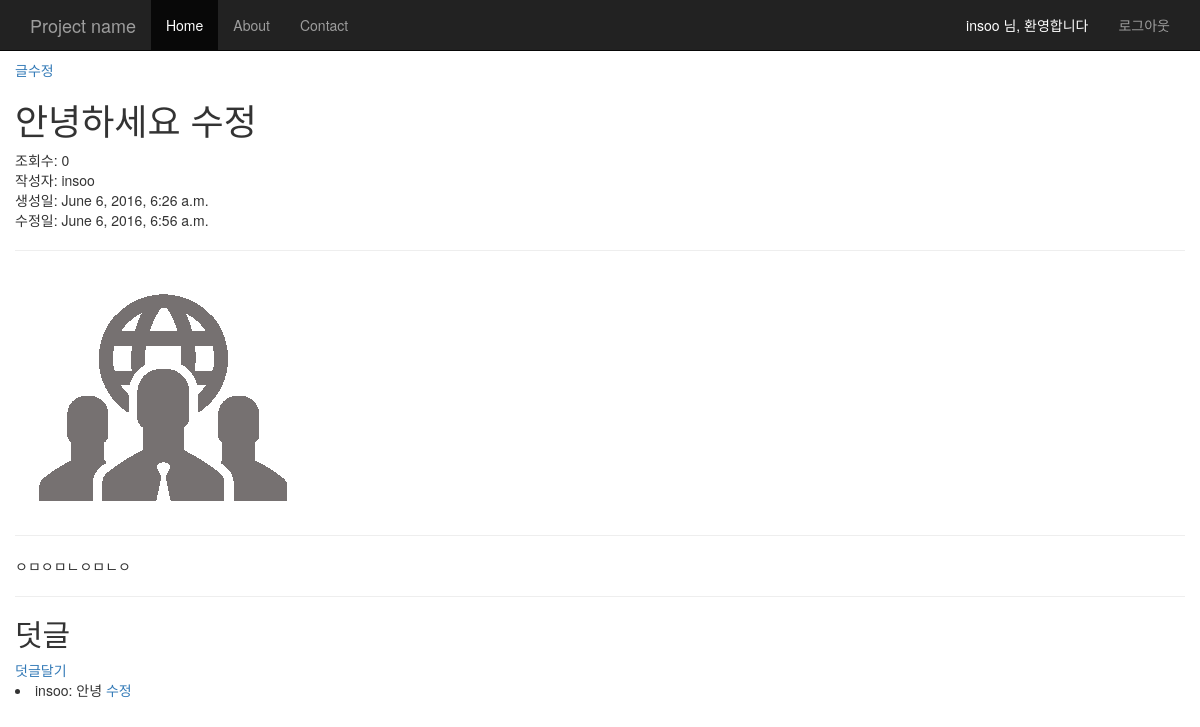
The page /blog/3/ (signed in) on the database its author committed.
### blog/models.py (models this page shows, shortened)
class Post(models.Model):
    title = models.CharField(max_length=200)
    content = models.TextField()
    author = models.ForeignKey(settings.AUTH_USER_MODEL)
    photo = models.FileField(default="")
    view = models.IntegerField(default=0)
    created_at = models.DateTimeField(auto_now_add=True)
    updated_at = models.DateTimeField(auto_now=True)

class Comment(models.Model):
    post = models.ForeignKey(Post)
    message = models.TextField()
    commenter = models.ForeignKey(settings.AUTH_USER_MODEL)
    created_at = models.DateTimeField(auto_now_add=True)
    updated_at = models.DateTimeField(auto_now=True)

### blog/views.py (the view)
# urls.py: url(r'^(?P<pk>\d+)/$', views.detail, name='detail'),
@login_required
def detail(request, pk):
    post_detail = get_object_or_404(Post, pk=pk)
    return render(request, 'blog/detail.html', {'post_detail':post_detail})

### blog/templates/blog/detail.html
{% extends "blog/base.html" %}
{% block content %}
    <div class="row">
        <a href="{% url 'blog:post_edit' post_detail.pk %}">글수정</a>
        <h1>{{ post_detail.title }}</h1>
        조회수: {{ post_detail.view }}<br>
        작성자: {{ post_detail.author }}<br>
        생성일: {{ post_detail.created_at }}<br>
        수정일: {{ post_detail.updated_at }}<hr/>
        <img src="{{ post_detail.photo.url }}"/><hr/>
        {{ post_detail.content }}<br><hr/>
        <div>
            <h2>덧글</h2>
            <a href="{% url 'blog:comment_new' post_detail.pk %}">덧글달기</a>
            {% if post_detail.comment_set.all %}
                {% for comment in post_detail.comment_set.all %}
                    <li>
                        {{ comment.commenter }}: {{ comment.message }}
                        <a href="{% url 'blog:comment_edit' post_detail.pk comment.pk %}">수정</a>
                    </li>
                {% endfor %}
            {% else %}
                <h3> 등록된 덧글이 없습니다 </h3>
            {% endif %}
        </div>
    </div>
{% endblock %}

### blog/templates/blog/base.html (shortened to what this page needs)
<!doctype html>
<html>
<head>
<link rel="stylesheet" href="https://maxcdn.bootstrapcdn.com/bootstrap/3.3.6/css/bootstrap.min.css" />
</head>
<body>
    <nav class="navbar navbar-inverse navbar-fixed-top">
      <div class="container">
        <div class="navbar-header">
          <a class="navbar-brand" href="#">Project name</a>
        </div>
        <div id="navbar" class="collapse navbar-collapse">
          <ul class="nav navbar-nav">
            <li class="active"><a href="#">Home</a></li>
            <li><a href="#about">About</a></li>
            <li><a href="#contact">Contact</a></li>
          </ul>
          <ul class="nav navbar-nav navbar-right">
            {% if user.is_authenticated %}
              <li style="color: white; padding: 15px">{{ user.username }} 님, 환영합니다</li>
              <li><a href="{% url "logout" %}?next={{ request.path }}">로그아웃</a></li>
            {% else %}
              <li><a href="{% url "login" %}?next={{ request.path }}">로그인</a></li>
              <li><a href="{% url "signup" %}">회원가입</a></li>
            {% endif %}
          </ul>
        </div>
      </div>
    </nav>
    <div class="container">
        <div class="row">
            <div class="col-sm-12">
                {% block content %}
                {% endblock %}
            </div>
        </div>
    </div>
</body>
</html>

### blog/templates/blog/base.html (style rules this page uses)
body { padding-top: 60px; padding-bottom: 30px; }

### rows shown on the page
Post: title "안녕하세요 수정", view "0", author "insoo", created_at "June 6, 2016, 6:26 a.m.", updated_at "June 6, 2016, 6:56 a.m.", photo (picture), content "ㅇㅁㅇㅁㄴㅇㅁㄴㅇ"
Comment: commenter "insoo", message "안녕"

### other values the page prints
{{ user.username }} "insoo"
